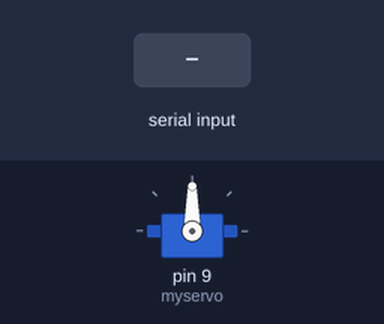
A sketch run on a simulated Arduino Uno, built with avr-gcc and run on an emulated ATmega328P. Shown: servo. The inputs (shaded band) are chosen by the test bench.

Above: at 1.2 s.
1.3 s: "o" received over Serial
At 3.8 s:
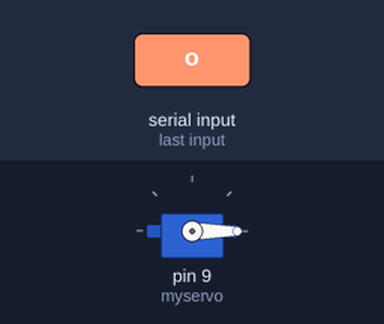
Timing chart, 0 to 5.3 s (numbered marks = the images above; inputs shaded):
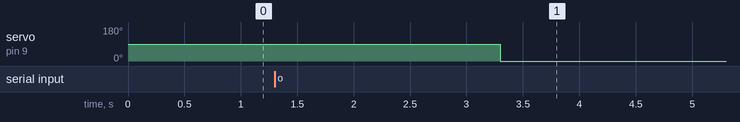

The sketch:

sample_arduino_code.ino
```cpp
#include <Servo.h>

// Initialize servo
Servo myservo;

// Initialize variables
int pos = 0;
bool flag = false;
unsigned long previousMillis = 0;
unsigned long interval = 2000;

void setup() {
  // Start serial communication at 9600 baud rate
  Serial.begin(9600);

  // Attach servo to pin 9
  myservo.attach(9);
}

void loop() {
  // Read serial input
  if (Serial.available() > 0) {
    char input = Serial.read();

    // Move servo if input is 'o'
    if (input == 'o' && !flag) {
      pos = 90;
      flag = true;
      myservo.write(pos);
      previousMillis = millis();
    }
  }

  // Move servo back to 0 degrees after 2 seconds
  unsigned long currentMillis = millis();
  if (currentMillis - previousMillis >= interval && flag) {
    pos = 0;
    flag = false;
    myservo.write(pos);
  }
}
```

Measured:
- after the input at 1.3 s, servo on pin 9 (myservo): 90° → 0° after 2.0 s
